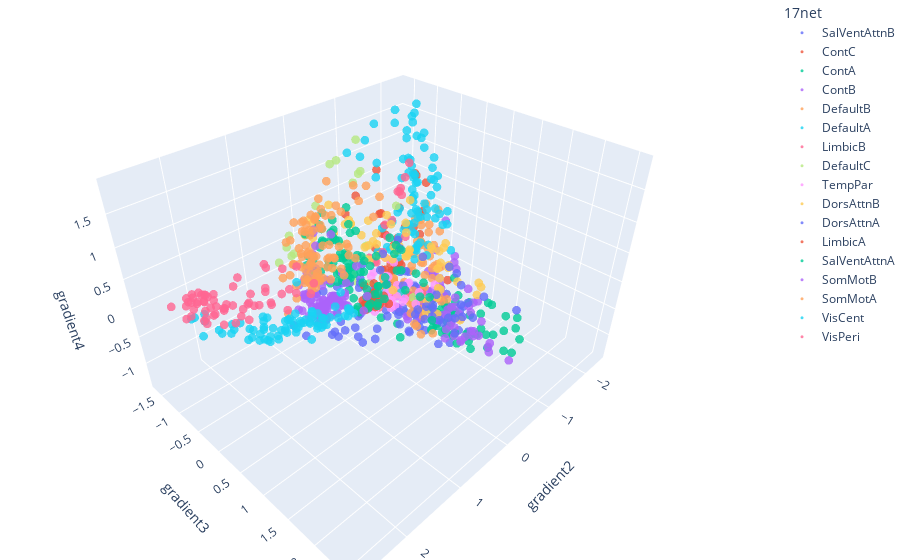

The cell this chart's notebook holds for it:
### Code cell
# plot

my_plot = pex.scatter_3d(x='gradient2', y='gradient3', z='gradient4',
                         data_frame=df[df.epic == 'baseline'], color='17net', opacity=.8)
my_plot.update_layout(margin=dict(l=0, r=0, b=0, t=0))
my_plot.update_traces(marker_size=3)
my_plot.show()
